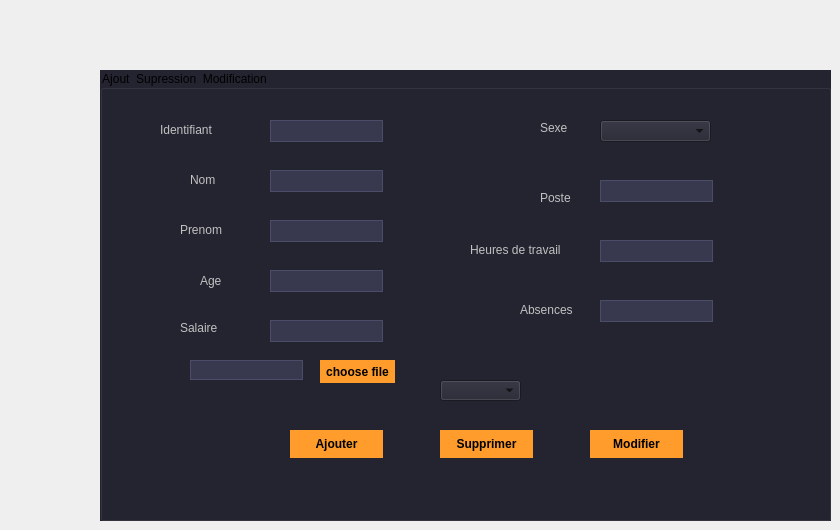
    <widget class="QWidget" name="tab_9">
     <attribute name="title">
      <string>ajouter employer</string>
     </attribute>
     <widget class="QGroupBox" name="groupBox_3">
      <property name="geometry">
       <rect>
        <x>100</x>
        <y>70</y>
        <width>731</width>
        <height>451</height>
       </rect>
      </property>
      <property name="styleSheet">
       <string notr="true">/*-----QWidget-----*/
QWidget
{
	background-color: #232430;
	color: #000000;
	border-color: #000000;

}


/*-----QLabel-----*/
QLabel
{
	background-color: #232430;
	color: #c1c1c1;
	border-color: #000000;

}


/*-----QPushButton-----*/
QPushButton
{
	background-color: #ff9c2b;
	color: #000000;
	font-weight: bold;
	border-style: solid;
	border-color: #000000;
	padding: 6px;

}


QPushButton::hover
{
	background-color: #ffaf5d;

}


QPushButton::pressed
{
	background-color: #dd872f;

}


/*-----QToolButton-----*/
QToolButton
{
	background-color: #ff9c2b;
	color: #000000;
	font-weight: bold;
	border-style: solid;
	border-color: #000000;
	padding: 6px;

}


QToolButton::hover
{
	background-color: #ffaf5d;

}


QToolButton::pressed
{
	background-color: #dd872f;

}


/*-----QLineEdit-----*/
QLineEdit
{
	background-color: #38394e;
	color: #c1c1c1;
	border-style: solid;
	border-width: 1px;
	border-color: #4a4c68;

}


/*-----QTableView-----*/
QTableView, 
QHeaderView, 
QTableView::item 
{
	background-color: #232430;
	color: #c1c1c1;
	border: none;

}


QTableView::item:selected 
{ 
    background-color: #41424e;
    color: #c1c1c1;

}


QHeaderView::section:horizontal 
{
    background-color: #232430;
	border: 1px solid #37384d;
	padding: 5px;

}


QTableView::indicator{
	background-color: #1d1d28;
	border: 1px solid #37384d;

}


QTableView::indicator:checked{
	image:url(&quot;./ressources/check.png&quot;); /*To replace*/
	background-color: #1d1d28;

}

/*-----QTabWidget-----*/
QTabWidget::pane 
{ 
    border: none;

}


QTabWidget::tab-bar 
{
    left: 5px; 

}


QTabBar::tab 
{
    color: #c1c1c1;
    min-width: 1px;
	padding-left: 25px;
	margin-left:-22px;
    height: 28px;
	border: none;

}


QTabBar::tab:selected 
{
    color: #c1c1c1;
	font-weight: bold;
    height: 28px;

}


QTabBar::tab:!first 
{
    margin-left: -20px;

}


QTabBar::tab:hover 
{
    color: #DDD;

}


/*-----QScrollBar-----*/
QScrollBar:horizontal 
{
    background-color: transparent;
    height: 8px;
    margin: 0px;
    padding: 0px;

}


QScrollBar::handle:horizontal 
{
    border: none;
	min-width: 100px;
    background-color: #56576c;

}


QScrollBar::add-line:horizontal, 
QScrollBar::sub-line:horizontal,
QScrollBar::add-page:horizontal, 
QScrollBar::sub-page:horizontal 
{
    width: 0px;
    background-color: transparent;

}


QScrollBar:vertical 
{
    background-color: transparent;
    width: 8px;
    margin: 0;

}


QScrollBar::handle:vertical 
{
    border: none;
	min-height: 100px;
    background-color: #56576c;

}


QScrollBar::add-line:vertical, 
QScrollBar::sub-line:vertical,
QScrollBar::add-page:vertical, 
QScrollBar::sub-page:vertical 
{
    height: 0px;
    background-color: transparent;

}
</string>
      </property>
      <property name="title">
       <string>Ajout  Supression  Modification</string>
      </property>
      <widget class="QLabel" name="label_34">
       <property name="geometry">
        <rect>
         <x>60</x>
         <y>50</y>
         <width>81</width>
         <height>20</height>
        </rect>
       </property>
       <property name="styleSheet">
        <string notr="true">font: 10pt &quot;MS Shell Dlg 2&quot;;
font: 9pt &quot;MS Shell Dlg 2&quot;;</string>
       </property>
       <property name="text">
        <string>Identifiant</string>
       </property>
      </widget>
      <widget class="QLabel" name="label_35">
       <property name="geometry">
        <rect>
         <x>90</x>
         <y>100</y>
         <width>71</width>
         <height>20</height>
        </rect>
       </property>
       <property name="styleSheet">
        <string notr="true">font: 9pt &quot;MS Shell Dlg 2&quot;;</string>
       </property>
       <property name="text">
        <string>Nom</string>
       </property>
      </widget>
      <widget class="QLabel" name="label_36">
       <property name="geometry">
        <rect>
         <x>80</x>
         <y>150</y>
         <width>71</width>
         <height>20</height>
        </rect>
       </property>
       <property name="styleSheet">
        <string notr="true">font: 9pt &quot;MS Shell Dlg 2&quot;;</string>
       </property>
       <property name="text">
        <string>Prenom</string>
       </property>
      </widget>
      <widget class="QLabel" name="label_37">
       <property name="geometry">
        <rect>
         <x>100</x>
         <y>200</y>
         <width>61</width>
         <height>21</height>
        </rect>
       </property>
       <property name="styleSheet">
        <string notr="true">font: 9pt &quot;MS Shell Dlg 2&quot;;</string>
       </property>
       <property name="text">
        <string>Age</string>
       </property>
      </widget>
      <widget class="QLabel" name="label_38">
       <property name="geometry">
        <rect>
         <x>440</x>
         <y>50</y>
         <width>56</width>
         <height>16</height>
        </rect>
       </property>
       <property name="styleSheet">
        <string notr="true">font: 9pt &quot;MS Shell Dlg 2&quot;;</string>
       </property>
       <property name="text">
        <string>Sexe</string>
       </property>
      </widget>
      <widget class="QLabel" name="label_39">
       <property name="geometry">
        <rect>
         <x>440</x>
         <y>120</y>
         <width>56</width>
         <height>16</height>
        </rect>
       </property>
       <property name="styleSheet">
        <string notr="true">font: 9pt &quot;MS Shell Dlg 2&quot;;</string>
       </property>
       <property name="text">
        <string>Poste</string>
       </property>
      </widget>
      <widget class="QLineEdit" name="le_id">
       <property name="geometry">
        <rect>
         <x>170</x>
         <y>50</y>
         <width>113</width>
         <height>22</height>
        </rect>
       </property>
       <property name="text">
        <string/>
       </property>
      </widget>
      <widget class="QLineEdit" name="le_nom">
       <property name="geometry">
        <rect>
         <x>170</x>
         <y>100</y>
         <width>113</width>
         <height>22</height>
        </rect>
       </property>
      </widget>
      <widget class="QLineEdit" name="le_prenom">
       <property name="geometry">
        <rect>
         <x>170</x>
         <y>150</y>
         <width>113</width>
         <height>22</height>
        </rect>
       </property>
      </widget>
      <widget class="QLineEdit" name="le_age">
       <property name="geometry">
        <rect>
         <x>170</x>
         <y>200</y>
         <width>113</width>
         <height>22</height>
        </rect>
       </property>
      </widget>
      <widget class="QLineEdit" name="le_poste">
       <property name="geometry">
        <rect>
         <x>500</x>
         <y>110</y>
         <width>113</width>
         <height>22</height>
        </rect>
       </property>
      </widget>
      <widget class="QPushButton" name="pb_ajouter_1">
       <property name="geometry">
        <rect>
         <x>190</x>
         <y>360</y>
         <width>93</width>
         <height>28</height>
        </rect>
       </property>
       <property name="text">
        <string>Ajouter</string>
       </property>
      </widget>
      <widget class="QLabel" name="label_40">
       <property name="geometry">
        <rect>
         <x>80</x>
         <y>250</y>
         <width>56</width>
         <height>16</height>
        </rect>
       </property>
       <property name="styleSheet">
        <string notr="true">font: 9pt &quot;MS Shell Dlg 2&quot;;</string>
       </property>
       <property name="text">
        <string>Salaire</string>
       </property>
      </widget>
      <widget class="QLineEdit" name="le_salaire">
       <property name="geometry">
        <rect>
         <x>170</x>
         <y>250</y>
         <width>113</width>
         <height>22</height>
        </rect>
       </property>
      </widget>
      <widget class="QLabel" name="label_41">
       <property name="geometry">
        <rect>
         <x>370</x>
         <y>170</y>
         <width>121</width>
         <height>20</height>
        </rect>
       </property>
       <property name="styleSheet">
        <string notr="true">font: 9pt &quot;MS Shell Dlg 2&quot;;</string>
       </property>
       <property name="text">
        <string>Heures de travail</string>
       </property>
      </widget>
      <widget class="QLabel" name="label_42">
       <property name="geometry">
        <rect>
         <x>420</x>
         <y>230</y>
         <width>61</width>
         <height>20</height>
        </rect>
       </property>
       <property name="styleSheet">
        <string notr="true">font: 9pt &quot;MS Shell Dlg 2&quot;;</string>
       </property>
       <property name="text">
        <string>Absences</string>
       </property>
      </widget>
      <widget class="QLineEdit" name="le_heures_de_travail">
       <property name="geometry">
        <rect>
         <x>500</x>
         <y>170</y>
         <width>113</width>
         <height>22</height>
        </rect>
       </property>
      </widget>
      <widget class="QLineEdit" name="le_absences">
       <property name="geometry">
        <rect>
         <x>500</x>
         <y>230</y>
         <width>113</width>
         <height>22</height>
        </rect>
       </property>
      </widget>
      <widget class="QComboBox" name="table_id">
       <property name="geometry">
        <rect>
         <x>340</x>
         <y>310</y>
         <width>81</width>
         <height>21</height>
        </rect>
       </property>
      </widget>
      <widget class="QPushButton" name="pushButton_suppEm">
       <property name="geometry">
        <rect>
         <x>340</x>
         <y>360</y>
         <width>93</width>
         <height>28</height>
        </rect>
       </property>
       <property name="text">
        <string>Supprimer</string>
       </property>
      </widget>
      <widget class="QPushButton" name="pb_modifier_2Em">
       <property name="geometry">
        <rect>
         <x>490</x>
         <y>360</y>
         <width>93</width>
         <height>28</height>
        </rect>
       </property>
       <property name="text">
        <string>Modifier</string>
       </property>
      </widget>
      <widget class="QComboBox" name="box_sexe">
       <property name="geometry">
        <rect>
         <x>500</x>
         <y>50</y>
         <width>111</width>
         <height>22</height>
        </rect>
       </property>
       <property name="styleSheet">
        <string notr="true">/*-----QWidget-----*/
QWidget
{
	background-color: #232430;
	color: #000000;
	border-color: #000000;

}


/*-----QLabel-----*/
QLabel
{
	background-color: #232430;
	color: #c1c1c1;
	border-color: #000000;

}


/*-----QPushButton-----*/
QPushButton
{
	background-color: #ff9c2b;
	color: #000000;
	font-weight: bold;
	border-style: solid;
	border-color: #000000;
	padding: 6px;

}


QPushButton::hover
{
	background-color: #ffaf5d;

}


QPushButton::pressed
{
	background-color: #dd872f;

}


/*-----QToolButton-----*/
QToolButton
{
	background-color: #ff9c2b;
	color: #000000;
	font-weight: bold;
	border-style: solid;
	border-color: #000000;
	padding: 6px;

}


QToolButton::hover
{
	background-color: #ffaf5d;

}


QToolButton::pressed
{
	background-color: #dd872f;

}


/*-----QLineEdit-----*/
QLineEdit
{
	background-color: #38394e;
	color: #c1c1c1;
	border-style: solid;
	border-width: 1px;
	border-color: #4a4c68;

}


/*-----QTableView-----*/
QTableView, 
QHeaderView, 
QTableView::item 
{
	background-color: #232430;
	color: #c1c1c1;
	border: none;

}


QTableView::item:selected 
{ 
    background-color: #41424e;
    color: #c1c1c1;

}


QHeaderView::section:horizontal 
{
    background-color: #232430;
	border: 1px solid #37384d;
	padding: 5px;

}


QTableView::indicator{
	background-color: #1d1d28;
	border: 1px solid #37384d;

}


QTableView::indicator:checked{
	image:url(&quot;./ressources/check.png&quot;); /*To replace*/
	background-color: #1d1d28;

}

/*-----QTabWidget-----*/
QTabWidget::pane 
{ 
    border: none;

}


QTabWidget::tab-bar 
{
    left: 5px; 

}


QTabBar::tab 
{
    color: #c1c1c1;
    min-width: 1px;
	padding-left: 25px;
	margin-left:-22px;
    height: 28px;
	border: none;

}


QTabBar::tab:selected 
{
    color: #c1c1c1;
	font-weight: bold;
    height: 28px;

}


QTabBar::tab:!first 
{
    margin-left: -20px;

}


QTabBar::tab:hover 
{
    color: #DDD;

}


/*-----QScrollBar-----*/
QScrollBar:horizontal 
{
    background-color: transparent;
    height: 8px;
    margin: 0px;
    padding: 0px;

}


QScrollBar::handle:horizontal 
{
    border: none;
	min-width: 100px;
    background-color: #56576c;

}


QScrollBar::add-line:horizontal, 
QScrollBar::sub-line:horizontal,
QScrollBar::add-page:horizontal, 
QScrollBar::sub-page:horizontal 
{
    width: 0px;
    background-color: transparent;

}


QScrollBar:vertical 
{
    background-color: transparent;
    width: 8px;
    margin: 0;

}


QScrollBar::handle:vertical 
{
    border: none;
	min-height: 100px;
    background-color: #56576c;

}


QScrollBar::add-line:vertical, 
QScrollBar::sub-line:vertical,
QScrollBar::add-page:vertical, 
QScrollBar::sub-page:vertical 
{
    height: 0px;
    background-color: transparent;

}
</string>
       </property>
       <item>
        <property name="text">
         <string/>
        </property>
       </item>
       <item>
        <property name="text">
         <string>homme</string>
        </property>
       </item>
       <item>
        <property name="text">
         <string>femme</string>
        </property>
       </item>
      </widget>
      <widget class="QPushButton" name="pushButton_imagesk">
       <property name="geometry">
        <rect>
         <x>220</x>
         <y>290</y>
         <width>75</width>
         <height>23</height>
        </rect>
       </property>
       <property name="text">
        <string>choose file</string>
       </property>
      </widget>
      <widget class="QLineEdit" name="aaaaask">
       <property name="geometry">
        <rect>
         <x>90</x>
         <y>290</y>
         <width>113</width>
         <height>20</height>
        </rect>
       </property>
      </widget>
      <widget class="QLabel" name="kkkkk">
       <property name="geometry">
        <rect>
         <x>20</x>
         <y>320</y>
         <width>121</width>
         <height>121</height>
        </rect>
       </property>
       <property name="baseSize">
        <size>
         <width>150</width>
         <height>150</height>
        </size>
       </property>
       <property name="text">
        <string/>
       </property>
      </widget>
     </widget>
    </widget>
